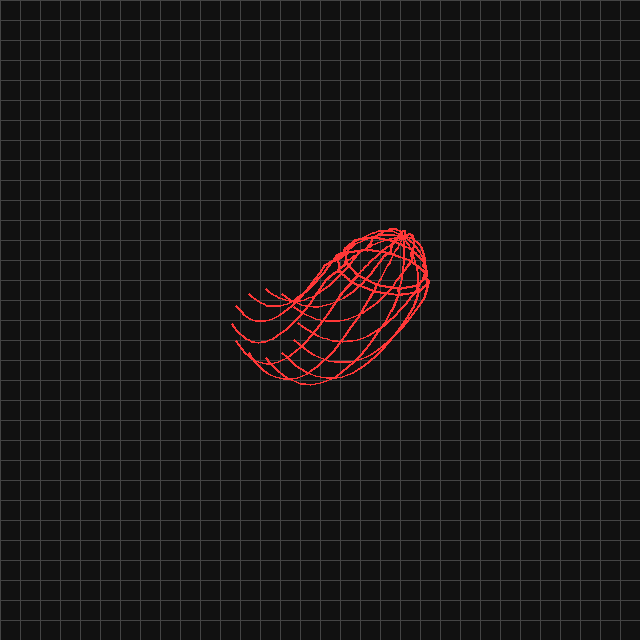

Generate this figure with Python:
from __future__ import annotations

from dataclasses import dataclass
import html as _html
import math
import re
from typing import List, Optional, Tuple

from PIL import Image, ImageDraw


# ----------------------------
# Data structures
# ----------------------------

@dataclass(frozen=True)
class Path2D:
    x: List[float]
    y: List[float]


@dataclass(frozen=True)
class Path3D:
    x: List[float]
    y: List[float]
    z: List[float]


@dataclass
class LayerParams:
    # p0..p9 (same naming as the JS)
    p0: float
    p1: float
    p2: float
    p3: float
    p4: float
    p5: float
    p6: float
    p7: float
    p8: float
    p9: float

    # drawing params
    lp: float = 100.0  # line alpha percent
    fp: float = 20.0   # fill alpha percent (not used here)
    lw: float = 2.0    # line width
    as_: float = 8.0   # animation seconds (not used here)

    lc: str = "FFFFFF"
    fc: str = "FFFFFF"

    # label strings
    q0: str = "-"
    q1: str = "-"
    q2: str = "-"


# ----------------------------
# Helpers
# ----------------------------

_NUM_RE = re.compile(r"^[+-]?\d+(?:\.\d+)?$")


def _parse_number(s: str, default: float) -> float:
    s = s.strip()
    if not s:
        return default
    if _NUM_RE.match(s):
        try:
            v = float(s)
            if v.is_integer():
                return float(int(v))
            return v
        except ValueError:
            return default
    return default


def _hex_to_rgba(hex6: str, alpha_01: float) -> Tuple[int, int, int, int]:
    h = (hex6 or "").strip().lstrip("#")
    if len(h) != 6 or any(c not in "0123456789abcdefABCDEF" for c in h):
        h = "000000"
    r = int(h[0:2], 16)
    g = int(h[2:4], 16)
    b = int(h[4:6], 16)
    a = int(max(0.0, min(1.0, alpha_01)) * 255)
    return r, g, b, a


def _sample_cubic_bezier(
    p0: Tuple[float, float],
    p1: Tuple[float, float],
    p2: Tuple[float, float],
    p3: Tuple[float, float],
    steps: int = 30,
) -> List[Tuple[float, float]]:
    pts: List[Tuple[float, float]] = []
    for i in range(steps + 1):
        t = i / steps
        mt = 1.0 - t
        x = (
            (mt * mt * mt) * p0[0]
            + 3 * t * (mt * mt) * p1[0]
            + 3 * (t * t) * mt * p2[0]
            + (t * t * t) * p3[0]
        )
        y = (
            (mt * mt * mt) * p0[1]
            + 3 * t * (mt * mt) * p1[1]
            + 3 * (t * t) * mt * p2[1]
            + (t * t * t) * p3[1]
        )
        pts.append((x, y))
    return pts


# ----------------------------
# Port of clsMorph (subset)
# ----------------------------

class Morph:
    @staticmethod
    def rotate2d(base_x: float, base_y: float, x: float, y: float, angle_deg: float) -> Tuple[float, float]:
        if angle_deg % 360 == 0:
            return x, y
        r = math.hypot(x - base_x, y - base_y)
        ang = math.degrees(math.atan2(y - base_y, x - base_x)) + angle_deg
        rad = math.radians(ang)
        return base_x + math.cos(rad) * r, base_y + math.sin(rad) * r

    @staticmethod
    def _minmax(arr: List[float]) -> Tuple[float, float]:
        mn = None
        mx = None
        for v in arr:
            if mn is None or v < mn:
                mn = v
            if mx is None or v > mx:
                mx = v
        if mn is None or mx is None:
            return 0.0, 0.0
        return mn, mx

    @staticmethod
    def center_array(arr: List[float]) -> float:
        mn, mx = Morph._minmax(arr)
        return mn + 0.5 * (mx - mn)

    @staticmethod
    def center_path3d(path: Path3D) -> Tuple[float, float, float]:
        return (
            Morph.center_array(path.x),
            Morph.center_array(path.y),
            Morph.center_array(path.z),
        )

    @staticmethod
    def get_perspective_size3d(panel_w: float, path: Path3D, stage_w: float) -> float:
        # Port of clsMorph.fnGetPerspectiveSize3d
        min_x = max_x = min_y = max_y = min_z = max_z = None

        for i in range(len(path.x)):
            px = path.x[i] * panel_w / stage_w
            py = path.y[i] * panel_w / stage_w
            pz = path.z[i] * panel_w / stage_w

            min_x = px if min_x is None else min(min_x, px)
            max_x = px if max_x is None else max(max_x, px)
            min_y = py if min_y is None else min(min_y, py)
            max_y = py if max_y is None else max(max_y, py)
            min_z = pz if min_z is None else min(min_z, pz)
            max_z = pz if max_z is None else max(max_z, pz)

        w = int(math.floor((max_x - min_x))) if min_x is not None else 0
        h = int(math.floor((max_y - min_y))) if min_y is not None else 0
        d = int(math.floor((max_z - min_z))) if min_z is not None else 0
        e = max(w, h, d)
        return float(e if e > 1 else 1)

    @staticmethod
    def morph_path3d(a: Path3D, b: Path3D, per: float) -> Path3D:
        # Port of clsMorph.fnGetMophPath3d
        if (
            len(a.x) != len(b.x)
            or len(a.y) != len(b.y)
            or len(a.z) != len(b.z)
            or per == 0
        ):
            return Path3D(list(a.x), list(a.y), list(a.z))
        if per == 1:
            return Path3D(list(b.x), list(b.y), list(b.z))

        x = [a.x[i] + (b.x[i] - a.x[i]) * per for i in range(len(a.x))]
        y = [a.y[i] + (b.y[i] - a.y[i]) * per for i in range(len(a.y))]
        z = [a.z[i] + (b.z[i] - a.z[i]) * per for i in range(len(a.z))]
        return Path3D(x, y, z)

    @staticmethod
    def conv_xy_to_xyz_of_cylinder3d(
        shape: Path2D,
        start_idx: List[int],
        end_idx: List[int],
        slices: int,
        slice_mask: List[int],
        segment_mask: List[int],
        radius_scale: Optional[List[float]] = None,
    ) -> Path3D:
        # Port of clsMorph.fnConvXYtoXYZofCylinder3d (in common_0.js)
        if radius_scale is None:
            radius_scale = [1.0]
        scale_len = len(radius_scale)

        left_x: List[float] = []
        left_y: List[float] = []
        right_x: List[float] = []
        right_y: List[float] = []

        # Build paired profile points
        if len(start_idx) == 1:
            st = start_idx[0]
            ed = end_idx[0]
            r = int(math.floor((ed - st) / 2))
            for t in range(0, r, 3):
                for i2 in range(4):
                    idx_l = st + (t + i2)
                    idx_r = ed - (t + i2)
                    left_x.append(shape.x[idx_l])
                    left_y.append(shape.y[idx_l])
                    right_x.append(shape.x[idx_r])
                    right_y.append(shape.y[idx_r])
        else:
            for i in range(len(end_idx)):
                left_x.append(shape.x[start_idx[i]])
                left_y.append(shape.y[start_idx[i]])
                right_x.append(shape.x[end_idx[i]])
                right_y.append(shape.y[end_idx[i]])

        m = len(left_x)  # points per slice

        # Revolve around axis
        base_x: List[float] = []
        base_y: List[float] = []
        base_z: List[float] = []
        visible: List[bool] = []

        step_deg = 360.0 / slices

        for slice_i in range(slices):
            angle_deg = 270.0 + slice_i * step_deg
            ang = math.radians(angle_deg)
            is_slice_visible = True
            if slice_i < len(slice_mask):
                is_slice_visible = (slice_mask[slice_i] == 1)

            s = math.sin(ang)
            c = math.cos(ang)

            for t in range(m):
                vx = 0.5 * (right_x[t] - left_x[t])
                cy = left_y[t] + 0.5 * (right_y[t] - left_y[t])
                vy = 0.5 * (right_y[t] - left_y[t])
                rad = math.sqrt(vx * vx + vy * vy)

                # Choose radius scaling bucket like JS:
                # v = floor((t+2)/4)
                bucket = int(math.floor((t + 2) / 4.0))
                if scale_len == 1:
                    sc = radius_scale[0]
                else:
                    sc = radius_scale[bucket] if bucket < scale_len else 1.0

                x = left_x[t] + 0.5 * (right_x[t] - left_x[t]) + s * vx
                y = cy + s * vy
                z = c * rad * sc

                base_x.append(x)
                base_y.append(y)
                base_z.append(z)
                visible.append(is_slice_visible)

        # Add connecting "quad" segments as cubic-bezier straight lines (P,P,Q,Q)
        # JS loops t=0..m step 4 (inclusive), but relies on JS returning undefined
        # for out-of-range reads. In Python we only generate segments that will be visible.
        for seg_i, t in enumerate(range(0, m + 1, 4)):
            # A = g < f.length ? (1==f[g]) : (t<m)
            if seg_i < len(segment_mask):
                A = (segment_mask[seg_i] == 1)
            else:
                A = (t < m)
            if not A:
                continue
            if t >= m:
                continue

            for slice_i in range(slices):
                k_ok = True
                h_ok = True
                if slice_i < len(slice_mask):
                    k_ok = (slice_mask[slice_i] == 1)
                if (slice_i + 1) < len(slice_mask):
                    h_ok = (slice_mask[slice_i + 1] == 1)

                if not (k_ok and h_ok):
                    continue

                n = slice_i * m + t
                p = ((slice_i + 1) % slices) * m + t

                # Straight line as cubic bezier: (P,P,Q,Q)
                for _ in range(2):
                    base_x.append(base_x[n])
                    base_y.append(base_y[n])
                    base_z.append(base_z[n])
                    visible.append(True)
                for _ in range(2):
                    base_x.append(base_x[p])
                    base_y.append(base_y[p])
                    base_z.append(base_z[p])
                    visible.append(True)

        # Swap X<->Z like JS
        base_x, base_z = base_z, base_x

        # Filter by visible
        out_x: List[float] = []
        out_y: List[float] = []
        out_z: List[float] = []
        for i, ok in enumerate(visible):
            if ok:
                out_x.append(base_x[i])
                out_y.append(base_y[i])
                out_z.append(base_z[i])

        return Path3D(out_x, out_y, out_z)

    @staticmethod
    def project_xy3d_only(
        scale_a: float,
        path: Path3D,
        stage_w: float,
        perspective_d: float,
        origin_x: float,
        origin_y: float,
        center_x: float,
        center_y: float,
        center_z: float,
        angle_x: float,
        angle_y: float,
        angle_z: float,
        morph_per: float,
        mode: str = "l",
    ) -> Path2D:
        # Port of clsMorph.fnGetXY3dOnly
        group = 4 if mode == "c" else 2

        t: List[float] = []
        q: List[float] = []
        u: List[float] = []

        for i in range(len(path.x)):
            t.append((path.x[i] - center_x) * scale_a / stage_w)
            q.append((path.y[i] - center_y) * scale_a / stage_w)
            u.append((path.z[i] - center_z) * scale_a / stage_w)

        # Morph-compress within each segment group like the JS
        if morph_per < 0:
            k = -morph_per
            for i in range(len(t)):
                end_idx = (i // group) * group + (group - 1)
                if i != end_idx and end_idx < len(t):
                    t[i] = t[end_idx] + (t[i] - t[end_idx]) * k
                    q[i] = q[end_idx] + (q[i] - q[end_idx]) * k
                    u[i] = u[end_idx] + (u[i] - u[end_idx]) * k
        elif morph_per < 1:
            k = morph_per
            for i in range(len(t)):
                start_idx = (i // group) * group
                if i != start_idx:
                    t[i] = t[start_idx] + (t[i] - t[start_idx]) * k
                    q[i] = q[start_idx] + (q[i] - q[start_idx]) * k
                    u[i] = u[start_idx] + (u[i] - u[start_idx]) * k

        # Rotate in 3 planes (same order as JS)
        for i in range(len(t)):
            if angle_z % 360 != 0:
                t[i], q[i] = Morph.rotate2d(0, 0, t[i], q[i], angle_z)
            if angle_x % 360 != 0:
                q[i], u[i] = Morph.rotate2d(0, 0, q[i], u[i], angle_x)
            if angle_y % 360 != 0:
                u[i], t[i] = Morph.rotate2d(0, 0, u[i], t[i], -angle_y)

        # Perspective + translate to screen
        for i in range(len(t)):
            per = (-u[i] + perspective_d) / perspective_d
            t[i] = origin_x + t[i] * per
            q[i] = origin_y + q[i] * per

        return Path2D(t, q)


# ----------------------------
# Port of clsShapeInkei (subset)
# ----------------------------

class ShapeInkei:
    # constants from orig_inkei.js
    iMainSt = 0
    iMainEd = 24

    iDefAx = -150
    iDefAy = 0
    iDefAa = 0

    iDefP0 = 140
    iDefP1 = 140
    iDefP2 = 10
    iDefP3 = 10
    iDefP4 = 0
    iDefP5 = 100
    iDefP6 = 100
    iDefP7 = 0
    iDefP8 = 0
    iDefP9 = 0

    I_KUKI0 = 0
    I_KUKI1 = 3
    I_KITO0 = 6
    I_KITO1 = 9
    I_RINKO = 12
    I_KITO2 = 15
    I_KITO3 = 18
    I_KUKI2 = 21
    I_KUKI3 = 24

    iStageWidth = 320
    aiAutoX = [0, 0, 0, 90, 0]
    aiAutoY = [-160, -90, 180, 360, 630]
    aiAutoZ = [0, 0, 0, 0, 0]

    @staticmethod
    def get_fny0(iP0, iP1, iP2, iP3, iP4, iP5, iP6, iP7, iP8, iP9) -> Path2D:
        return ShapeInkei.get_path(90, 80, -20, -40, -30, 140, 80, iP7, iP8, iP9)

    @staticmethod
    def get_path(iAl, iRf, iSv, iSa, iHa, iSe, iHe, iP7, iP8, iP9) -> Path2D:
        # Base control points (3*n+1 = 25)
        aiX = [0, 29, 55, 84, 86, 89, 91, 92, 93, 96, 105, 124, 129, 128, 123, 116, 113, 113, 111, 109, 106, 103, 66, 34, 0]
        aiY = [0, 2, 3, 1, 2, 2, 4, 2, 0, -3, 0, 1, 13, 21, 29, 32, 31, 31, 30, 31, 32, 33, 36, 35, 35]

        KUKI0 = ShapeInkei.I_KUKI0
        KUKI1 = ShapeInkei.I_KUKI1
        KITO0 = ShapeInkei.I_KITO0
        KITO1 = ShapeInkei.I_KITO1
        RINKO = ShapeInkei.I_RINKO
        KITO2 = ShapeInkei.I_KITO2
        KITO3 = ShapeInkei.I_KITO3
        KUKI2 = ShapeInkei.I_KUKI2
        KUKI3 = ShapeInkei.I_KUKI3

        # circumference -> diameter
        chokei = iRf / math.pi

        # vertical scale factor
        pr = chokei / (aiY[KUKI3] - aiY[KUKI0])
        for i in range(len(aiX)):
            aiY[i] = aiY[i] * pr

        # adjust glans width factor if it would invert
        if aiX[RINKO] + (aiX[KUKI1] - aiX[RINKO]) * pr < aiX[KUKI0] + (aiX[RINKO] - aiX[KUKI0]) * 0.1:
            pr = (aiX[KUKI0] + (aiX[RINKO] - aiX[KUKI0]) * 1.0) / (aiX[RINKO] - aiX[KUKI1])

        # apply to glans-side x
        for i in range(KUKI1, KUKI2 + 1):
            aiX[i] = aiX[RINKO] + (aiX[i] - aiX[RINKO]) * pr

        # glans expansion (iHe)
        cx = aiX[KITO0] + (aiX[KITO3] - aiX[KITO0]) * 0.5
        cy = aiY[KITO0] + (aiY[KITO3] - aiY[KITO0]) * 0.5
        he = iHe / 100.0
        for i in range(KITO1 - 1, KITO2 + 2):
            aiX[i] = cx + (aiX[i] - cx) * he
            aiY[i] = cy + (aiY[i] - cy) * he

        # shaft expansion (iSe)
        cx = aiX[KUKI0] + (aiX[KUKI2] - aiX[KUKI0]) * 0.5
        cy = aiY[KUKI0] + (aiY[KUKI2] - aiY[KUKI0]) * 0.5
        se = iSe / 100.0
        for i in range(KUKI0 + 1, KUKI3):
            if i <= KUKI1 - 1 or i >= KUKI2 + 1:
                aiX[i] = cx + (aiX[i] - cx) * se
                aiY[i] = cy + (aiY[i] - cy) * se

        # horizontal scale to match length iAl
        pr = iAl / (aiX[RINKO] - aiX[KUKI0])
        tip_x = aiX[RINKO] * pr
        dx = tip_x - aiX[RINKO]

        # move glans block by dx
        for i in range(KUKI1, KUKI2 + 1):
            aiX[i] += dx

        # fix shaft control points
        for i in range(1, 3):
            aiX[KUKI0 + i] = aiX[KUKI0] + (aiX[KUKI1] - aiX[KUKI0]) * i / 3.0
            aiX[KUKI3 - i] = aiX[KUKI3] + (aiX[KUKI2] - aiX[KUKI3]) * i / 3.0

        # shaft curve iSv
        cx = aiX[KUKI0 + 1] + (aiX[KUKI0 + 2] - aiX[KUKI0 + 1]) * 0.5
        cy = aiY[KUKI0 + 1] + (aiY[KUKI0 + 2] - aiY[KUKI0 + 1]) * 0.5

        r = math.hypot(cx, cy)
        s = math.degrees(math.atan2(cy, cx))
        s -= iSv
        dy = cy - (math.sin(math.radians(s)) * r)

        for i in range(KUKI0 + 1, KUKI3):
            if i <= KUKI1 - 1 or i >= KUKI2 + 1:
                aiY[i] += dy

        sv_sted = 1.0 / math.cos(math.radians(iSv))
        sv_sted = (sv_sted - 1.0) * 0.5 + 1.0
        aiY[KUKI0] *= sv_sted
        aiY[KUKI3] *= sv_sted

        # rotate boundary area by -iSv
        cx = aiX[KUKI1] + (aiX[KUKI2] - aiX[KUKI1]) * 0.5
        cy = aiY[KUKI1] + (aiY[KUKI2] - aiY[KUKI1]) * 0.5
        for i in range(KUKI1, KUKI2 + 1):
            aiX[i], aiY[i] = Morph.rotate2d(cx, cy, aiX[i], aiY[i], -iSv)

        # shaft angle iSa around base point
        bx = aiX[KUKI0]
        by = aiY[KUKI0]
        for i in range(KUKI0 + 1, KUKI3):
            aiX[i], aiY[i] = Morph.rotate2d(bx, by, aiX[i], aiY[i], -iSa)

        sa_sted = 1.0 / math.cos(math.radians(iSa))
        aiY[KUKI0] *= sa_sted
        aiY[KUKI3] *= sa_sted

        # glans angle iHa around glans center
        cx = aiX[KITO1] + (aiX[KITO2] - aiX[KITO1]) * 0.5
        cy = aiY[KITO1] + (aiY[KITO2] - aiY[KITO1]) * 0.5
        for i in range(RINKO - 1, RINKO + 2):
            aiX[i], aiY[i] = Morph.rotate2d(cx, cy, aiX[i], aiY[i], -iHa)

        # vertical centering
        height = aiY[KUKI3] - aiY[KUKI0]
        for i in range(len(aiX)):
            aiY[i] -= height * 0.5

        return Path2D([float(v) for v in aiX], [float(v) for v in aiY])

    @staticmethod
    def conv3d(shape2d: Path2D) -> Path3D:
        return Morph.conv_xy_to_xyz_of_cylinder3d(
            shape=shape2d,
            start_idx=[ShapeInkei.iMainSt],
            end_idx=[ShapeInkei.iMainEd],
            slices=12,
            slice_mask=[],
            segment_mask=[0, 0],
            radius_scale=[1.0],
        )

    @staticmethod
    def get_path3d(iP0, iP1, iP2, iP3, iP4, iP5, iP6, iP7, iP8, iP9, mode: str = "") -> Path3D:
        if mode == "click":
            s2d = ShapeInkei.get_fny0(iP0, iP1, iP2, iP3, iP4, iP5, iP6, iP7, iP8, iP9)
        else:
            s2d = ShapeInkei.get_path(iP0, iP1, iP2, iP3, iP4, iP5, iP6, iP7, iP8, iP9)
        return ShapeInkei.conv3d(s2d)

    @staticmethod
    def get_desc_list(lang: str, p: LayerParams) -> str:
        # Port of clsShapeInkei.fnGetDescList
        dia = int(math.floor(p.p1 / math.pi))
        return (
            f"Length : {int(p.p0)}mm\n"
            f"Diameter : \u03c6{dia}mm\n"
            f"Shaft Curve : {int(p.p2)}\u00b0\n"
            f"Shaft Angle : {int(p.p3)}\u00b0\n"
            f"Glans Angle : {int(p.p4)}\u00b0\n"
            f"Shaft Expansion rate : {int(p.p5)}%\n"
            f"Glans Expansion rate : {int(p.p6)}%\n"
        )


# ----------------------------
# Port of the txtCsv parsing logic (from main_u3d.js)
# ----------------------------

def _prefix_len_from_seed(seed: str = "inkei.net") -> int:
    chars = list(seed)
    w = -20
    for ch in chars[max(0, len(chars) - 9):]:
        w += ord(ch)
    return (w % 60) + (w % 76) - 84


def parse_txtcsv_layers(txtcsv: str, seed: str = "inkei.net") -> List[LayerParams]:
    pref_len = _prefix_len_from_seed(seed)
    if pref_len <= 0:
        pref_len = 2  # safe fallback

    layers: List[LayerParams] = []
    raw_layers = (txtcsv or "").split("!")

    for layer_idx, raw in enumerate(raw_layers):
        # defaults (same as main_u3d.js)
        p0 = float(ShapeInkei.iDefP0)
        p1 = float(ShapeInkei.iDefP1)
        p2 = float(ShapeInkei.iDefP2)
        p3 = float(ShapeInkei.iDefP3)
        p4 = float(ShapeInkei.iDefP4)
        p5 = float(ShapeInkei.iDefP5)
        p6 = float(ShapeInkei.iDefP6)
        p7 = float(ShapeInkei.iDefP7)
        p8 = float(ShapeInkei.iDefP8)
        p9 = float(ShapeInkei.iDefP9)

        lp = 100.0
        fp = 20.0
        lw = 2.0
        as_ = 8.0

        lc = "FFFFFF"
        fc = lc  # original JS doesn’t actually apply fc separately

        q0 = q1 = q2 = "-"

        found_any = False

        raw = re.sub(r"~+", "~", raw or "")
        for token in raw.split("~"):
            if not token:
                continue
            key = token[:pref_len]
            val = token[pref_len:]

            if key == "p0":
                p0 = _parse_number(val, p0); found_any = True
            elif key == "p1":
                p1 = _parse_number(val, p1); found_any = True
            elif key == "p2":
                p2 = _parse_number(val, p2); found_any = True
            elif key == "p3":
                p3 = _parse_number(val, p3); found_any = True
            elif key == "p4":
                p4 = _parse_number(val, p4); found_any = True
            elif key == "p5":
                p5 = _parse_number(val, p5); found_any = True
            elif key == "p6":
                p6 = _parse_number(val, p6); found_any = True
            elif key == "p7":
                p7 = _parse_number(val, p7); found_any = True
            elif key == "p8":
                p8 = _parse_number(val, p8); found_any = True
            elif key == "p9":
                p9 = _parse_number(val, p9); found_any = True
            elif key == "lp":
                lp = _parse_number(val, lp); found_any = True
            elif key == "fp":
                fp = _parse_number(val, fp); found_any = True
            elif key == "lw":
                lw = _parse_number(val, lw); found_any = True
            elif key == "as":
                as_ = _parse_number(val, as_); found_any = True
            elif key == "lc":
                lc = (val or lc).strip().lstrip("#"); found_any = True
                fc = lc
            elif key == "fc":
                # kept for completeness
                fc = (val or fc).strip().lstrip("#"); found_any = True
            elif key == "q0":
                q0 = _html.unescape(val); found_any = True
            elif key == "q1":
                q1 = _html.unescape(val); found_any = True
            elif key == "q2":
                q2 = _html.unescape(val); found_any = True

        # JS keeps layer 0 even if "found_any" is false
        if layer_idx == 0 or found_any:
            layers.append(
                LayerParams(
                    p0=p0, p1=p1, p2=p2, p3=p3, p4=p4, p5=p5, p6=p6, p7=p7, p8=p8, p9=p9,
                    lp=lp, fp=fp, lw=lw, as_=as_,
                    lc=lc, fc=fc,
                    q0=q0, q1=q1, q2=q2,
                )
            )

    return layers


# ----------------------------
# Simple renderer (Python replacement for canvas drawing)
# ----------------------------

def render_png_from_txtcsv(
    txtcsv: str,
    out_path: str,
    size: int = 640,
    background_hex: str = "111111",
    grid_hex: str = "444444",
    angles_deg: Tuple[float, float, float] = (0.0, -160.0, 0.0),  # (X,Y,Z) like the site default view
) -> None:
    layers = parse_txtcsv_layers(txtcsv)

    # Build 3D paths
    built = []
    for lp in layers:
        p3d = ShapeInkei.get_path3d(lp.p0, lp.p1, lp.p2, lp.p3, lp.p4, lp.p5, lp.p6, lp.p7, lp.p8, lp.p9)
        cx, cy, cz = Morph.center_path3d(p3d)
        built.append((lp, p3d, (cx, cy, cz)))

    stage_w = float(ShapeInkei.iStageWidth)

    # Perspective like the JS does: iPerspective = 2 * max(get_perspective_size3d(...))
    persp_size = 1.0
    for _, p3d, _ in built:
        persp_size = max(persp_size, Morph.get_perspective_size3d(size, p3d, stage_w))
    perspective_d = 2.0 * persp_size

    img = Image.new("RGBA", (size, size), _hex_to_rgba(background_hex, 1.0))
    draw = ImageDraw.Draw(img, "RGBA")

    # Grid (matches clsAnime.sbDrawStage logic closely)
    if background_hex.strip().lstrip("#").lower() != grid_hex.strip().lstrip("#").lower():
        step = int(size / (ShapeInkei.iStageWidth / 10))  # 640/(320/10)=20
        col = _hex_to_rgba(grid_hex, 1.0)
        for x in range(0, size + 1, step):
            draw.line([(x, 0), (x, size)], fill=col, width=1)
            draw.line([(0, x), (size, x)], fill=col, width=1)

    # Project + draw cubic bezier segments
    scale_a = size * 0.9375  # ~600 when size=640 (matches the main view box width)
    ox = size / 2.0
    oy = size / 2.0
    ax, ay, az = angles_deg

    for lp, p3d, (cx, cy, cz) in built:
        path2d = Morph.project_xy3d_only(
            scale_a=scale_a,
            path=p3d,
            stage_w=stage_w,
            perspective_d=perspective_d,
            origin_x=ox,
            origin_y=oy,
            center_x=cx,
            center_y=cy,
            center_z=cz,
            angle_x=ax,
            angle_y=ay,
            angle_z=az,
            morph_per=1.0,
            mode="c",
        )

        rgba = _hex_to_rgba(lp.lc, lp.lp / 100.0)
        width_px = max(1, int(round(lp.lw)))

        n = (len(path2d.x) // 4) * 4
        for i in range(0, n, 4):
            p0 = (path2d.x[i + 0], path2d.y[i + 0])
            p1 = (path2d.x[i + 1], path2d.y[i + 1])
            p2 = (path2d.x[i + 2], path2d.y[i + 2])
            p3 = (path2d.x[i + 3], path2d.y[i + 3])
            pts = _sample_cubic_bezier(p0, p1, p2, p3, steps=24)
            draw.line(pts, fill=rgba, width=width_px)

    img.save(out_path)


from PIL import Image, ImageDraw

def _ease_cos_01(t: float) -> float:
    # matches JS: (cos((1-a)*PI)+1)/2
    t = max(0.0, min(1.0, t))
    return (math.cos((1.0 - t) * math.pi) + 1.0) * 0.5


def _morph_color_hex(c0: str, c1: str, per: float) -> str:
    per = max(0.0, min(1.0, per))
    c0 = (c0 or "").strip().lstrip("#")
    c1 = (c1 or "").strip().lstrip("#")
    if len(c0) != 6:
        c0 = "000000"
    if len(c1) != 6:
        c1 = "000000"
    r0, g0, b0 = int(c0[0:2], 16), int(c0[2:4], 16), int(c0[4:6], 16)
    r1, g1, b1 = int(c1[0:2], 16), int(c1[2:4], 16), int(c1[4:6], 16)
    r = round(r0 + (r1 - r0) * per)
    g = round(g0 + (g1 - g0) * per)
    b = round(b0 + (b1 - b0) * per)
    return f"{r:02X}{g:02X}{b:02X}"


def _draw_background_with_grid(
    img: Image.Image,
    background_hex: str,
    grid_hex: str,
    stage_width: int = 320,
) -> None:
    w, h = img.size
    draw = ImageDraw.Draw(img, "RGBA")

    draw.rectangle([0, 0, w, h], fill=_hex_to_rgba(background_hex, 1.0))

    bg = background_hex.strip().lstrip("#").lower()
    gg = grid_hex.strip().lstrip("#").lower()
    if bg != gg:
        # matches clsAnime.sbDrawStage grid spacing:
        # for b=0..stageWidth/10 => positions are evenly spread
        step = int(w / (stage_width / 10.0))
        col = _hex_to_rgba(grid_hex, 1.0)
        for x in range(0, w + 1, step):
            draw.line([(x, 0), (x, h)], fill=col, width=1)
            draw.line([(0, x), (w, x)], fill=col, width=1)


def render_gif_from_txtcsv(
    txtcsv: str,
    out_path: str,
    size: int = 640,
    fps: int = 20,
    background_hex: str = "111111",
    grid_hex: str = "444444",
    show_all_layers: bool = False,
    seconds_per_layer: Optional[float] = None,  # if None, uses each layer's as_ value
    supersample: int = 2,  # 1 = faster, 2 = smoother
) -> None:
    """
    Exports an animated GIF using the same camera keyframes as main_u3d.js:
    ShapeInkei.aiAutoX/Y/Z define 5 keyframes => 4 segments.
    Segment 0 uses morph_per = -ease (like JS) and color fades from white -> lc.
    Other segments use morph_per = 1.

    If show_all_layers=False: cycles layers like the website.
    If show_all_layers=True: renders all layers every frame.
    """
    layers = parse_txtcsv_layers(txtcsv)
    if not layers:
        raise ValueError("No layers parsed from txtCsv")

    # Precompute 3D paths/centers
    stage_w = float(ShapeInkei.iStageWidth)
    built = []
    for lp in layers:
        p3d = ShapeInkei.get_path3d(lp.p0, lp.p1, lp.p2, lp.p3, lp.p4, lp.p5, lp.p6, lp.p7, lp.p8, lp.p9)
        open3d = ShapeInkei.get_path3d(lp.p0, lp.p1, lp.p2, lp.p3, lp.p4, lp.p5, lp.p6, lp.p7, lp.p8, lp.p9, mode="click")
        cx, cy, cz = Morph.center_path3d(p3d)
        built.append((lp, p3d, open3d, (cx, cy, cz)))

    # Perspective like JS: iPerspective = 2 * max(fnGetPerspectiveSize3d(...))
    persp_size = 1.0
    for _, p3d, _, _ in built:
        persp_size = max(persp_size, Morph.get_perspective_size3d(size * supersample, p3d, stage_w))
    perspective_d = 2.0 * persp_size

    # Label box area size on the site is less than full panel; approximate by scale factor
    scale_a = (size * supersample) * 0.9375
    ox = (size * supersample) / 2.0
    oy = (size * supersample) / 2.0

    # Camera keyframes
    ax = ShapeInkei.aiAutoX
    ay = ShapeInkei.aiAutoY
    az = ShapeInkei.aiAutoZ
    if not (len(ax) == len(ay) == len(az) and len(ax) >= 2):
        raise ValueError("Invalid aiAutoX/Y/Z keyframes")

    segments = len(ax) - 1  # typically 4

    frames: List[Image.Image] = []

    def draw_paths_for_frame(draw_img: Image.Image, layer_indices: List[int], angle_x, angle_y, angle_z, seg_idx, seg_t):
        # seg_t is eased 0..1
        draw = ImageDraw.Draw(draw_img, "RGBA")
        for li in layer_indices:
            lp, p3d, _open3d, (cx, cy, cz) = built[li]

            # JS uses l=-a only for segment 0
            morph_per = -seg_t if seg_idx == 0 else 1.0

            # JS fades line color from white -> lc during segment 0
            lc = _morph_color_hex("FFFFFF", lp.lc, seg_t) if seg_idx == 0 else lp.lc

            path2d = Morph.project_xy3d_only(
                scale_a=scale_a,
                path=p3d,
                stage_w=stage_w,
                perspective_d=perspective_d,
                origin_x=ox,
                origin_y=oy,
                center_x=cx,
                center_y=cy,
                center_z=cz,
                angle_x=angle_x,
                angle_y=angle_y,
                angle_z=angle_z,
                morph_per=morph_per,
                mode="c",
            )

            rgba = _hex_to_rgba(lc, lp.lp / 100.0)
            width_px = max(1, int(round(lp.lw * supersample)))

            n = (len(path2d.x) // 4) * 4
            for i in range(0, n, 4):
                p0 = (path2d.x[i + 0], path2d.y[i + 0])
                p1 = (path2d.x[i + 1], path2d.y[i + 1])
                p2 = (path2d.x[i + 2], path2d.y[i + 2])
                p3 = (path2d.x[i + 3], path2d.y[i + 3])
                pts = _sample_cubic_bezier(p0, p1, p2, p3, steps=24)
                draw.line(pts, fill=rgba, width=width_px)

    # Build animation frames
    for layer_idx in range(1 if show_all_layers else len(built)):
        # choose which layers to draw per frame
        if show_all_layers:
            layer_indices = list(range(len(built)))
        else:
            layer_indices = [layer_idx]

        # duration control: mimic site "as_" seconds per layer
        layer_seconds = float(seconds_per_layer) if seconds_per_layer is not None else float(built[layer_idx][0].as_)
        layer_seconds = max(0.2, layer_seconds)

        frames_per_segment = max(2, int(round((layer_seconds * fps) / segments)))

        for seg in range(segments):
            for fi in range(frames_per_segment):
                t_lin = (fi + 1) / frames_per_segment
                t = _ease_cos_01(t_lin)

                angle_x = ax[seg] + (ax[seg + 1] - ax[seg]) * t
                angle_y = ay[seg] + (ay[seg + 1] - ay[seg]) * t
                angle_z = az[seg] + (az[seg + 1] - az[seg]) * t

                img = Image.new("RGBA", (size * supersample, size * supersample), (0, 0, 0, 0))
                _draw_background_with_grid(img, background_hex, grid_hex, stage_width=ShapeInkei.iStageWidth)
                draw_paths_for_frame(img, layer_indices, angle_x, angle_y, angle_z, seg, t)

                if supersample > 1:
                    img = img.resize((size, size), resample=Image.Resampling.LANCZOS)

                # Quantize to keep GIF size reasonable
                frames.append(img.convert("P", palette=Image.Palette.ADAPTIVE, colors=256))

    duration_ms = int(round(1000 / fps))
    frames[0].save(
        out_path,
        save_all=True,
        append_images=frames[1:],
        duration=duration_ms,
        loop=0,
        optimize=False,
        disposal=2,
    )
if __name__ == "__main__":
    txtcsv = "~p0220~p1143~p216~p36~p41~p5119~p675~lcFF3737~q0THE GLITTER APACHE REVOLVER~q1A&#39;s Penis~q2Ability : 30%"

    render_gif_from_txtcsv(
        txtcsv,
        out_path="animation.gif",
        size=640,
        fps=20,
        show_all_layers=False,   # like the site: cycles layers
        supersample=2,
    )
